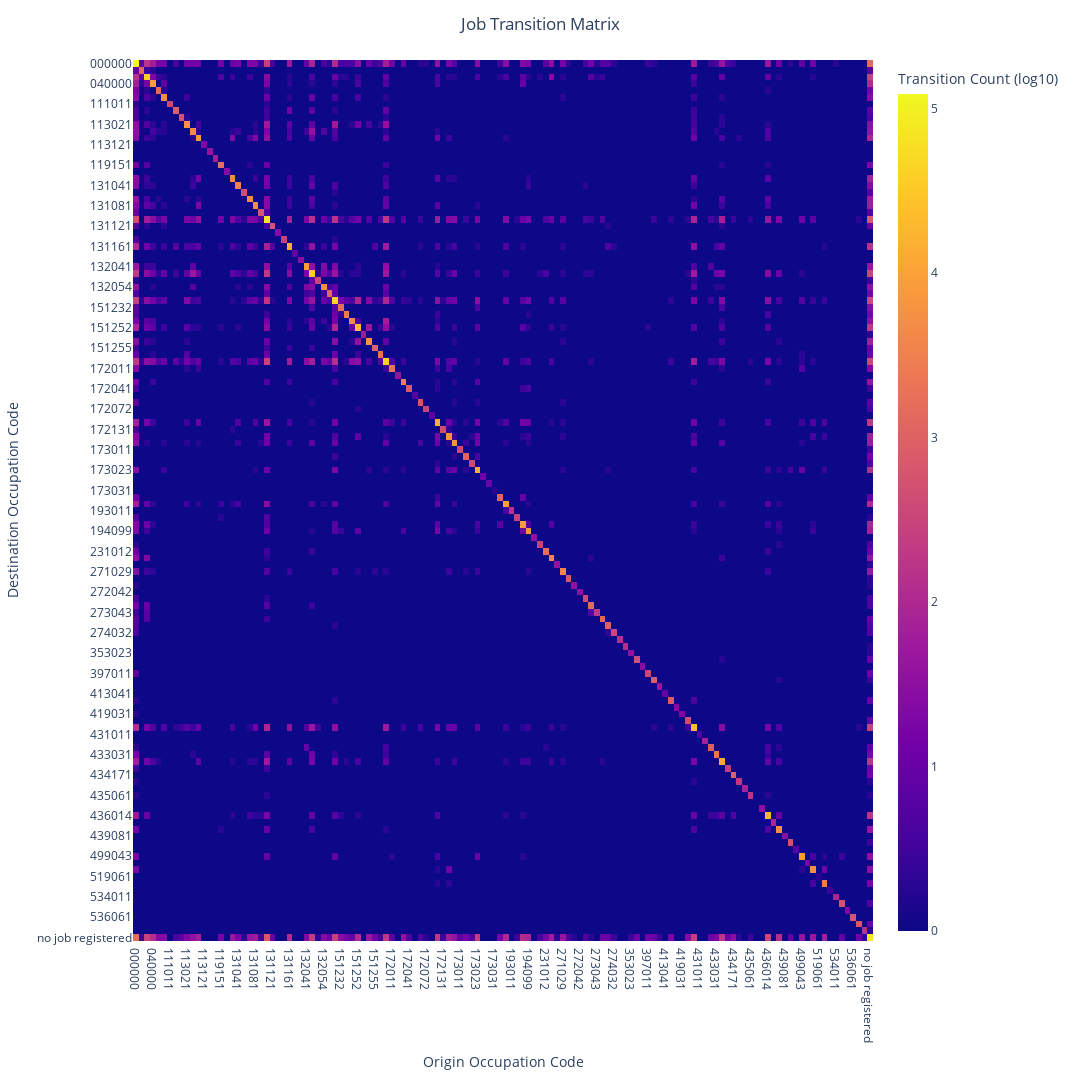

Write notebook code for a chart like this one.
### Code cell
# Assuming jobs_transitions_relation_df contains log-scaled values
# and jobs_transitions_relation_df_copy contains original non-log values
data = jobs_transitions_relation_df
original_data = jobs_transitions_relation_df_copy.astype(str)  # Convert to string for hovertemplate compatibility

fig = px.imshow(data,
                labels=dict(x="Origin Occupation Code", y="Destination Occupation Code", color="Transition Count (log10)"),
                x=data.columns,
                y=data.index,
                aspect="auto",  # Maintain aspect ratio based on content
                )

# Customize the hovertemplate to show original data values
fig.update_traces(hovertemplate='Origin Occupation Code: %{y}<br>Destination Occupation Code: %{x}<br>Count: %{text}<extra></extra>',
                  text=original_data.values)  # Providing original data for hover text

fig.update_layout(
    xaxis_title="Origin Occupation Code",
    yaxis_title="Destination Occupation Code",
    title="Job Transition Matrix",
    title_x=0.5,  # Center title
    width=1080,  # Adjust size as needed
    height=1080,  # Adjust size as needed
    coloraxis_colorbar=dict(
        title="Transition Count (log10)",
    ),
)

# To save the plot as HTML file
fig.write_html("Job_Transition_Matrix_Interactive.html")

fig.show()

### Figure 1 — Plotly figure (JSON) as saved in the notebook; plotly's stock layout.template omitted (floating-point values rounded to 4 significant figures; data arrays with more than 128 entries replaced by an {"elided": "..."} marker saying what was removed)
{"data": [{"coloraxis": "coloraxis", "hovertemplate": "Origin Occupation Code: %{y}<br>Destination Occupation Code: %{x}<br>Count: %{text}<extra></extra>", "name": "0", "text": {"elided": "130x130 str values"}, "type": "heatmap", "x": {"elided": "130 str values"}, "xaxis": "x", "y": {"elided": "130 str values"}, "yaxis": "y", "z": {"elided": "130x130 float values"}}], "layout": {"coloraxis": {"colorbar": {"title": {"text": "Transition Count (log10)"}}, "colorscale": [[0, "#0d0887"], [0.1111, "#46039f"], [0.2222, "#7201a8"], [0.3333, "#9c179e"], [0.4444, "#bd3786"], [0.5556, "#d8576b"], [0.6667, "#ed7953"], [0.7778, "#fb9f3a"], [0.8889, "#fdca26"], [1, "#f0f921"]]}, "height": 1080, "margin": {"t": 60}, "title": {"text": "Job Transition Matrix", "x": 0.5}, "width": 1080, "xaxis": {"anchor": "y", "domain": [0, 1], "title": {"text": "Origin Occupation Code"}}, "yaxis": {"anchor": "x", "autorange": "reversed", "domain": [0, 1], "title": {"text": "Destination Occupation Code"}}}}
